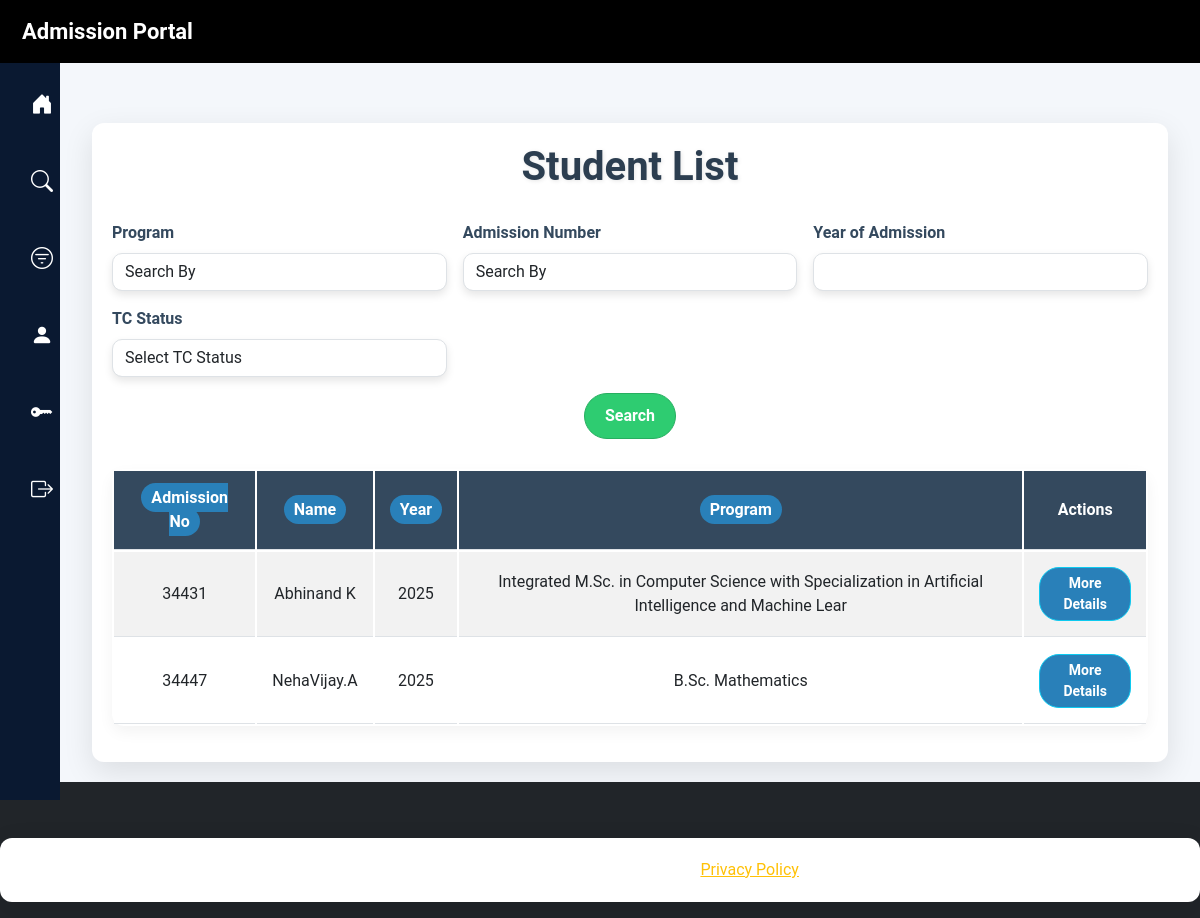
/students/, run on an earlier commit of the app's database.
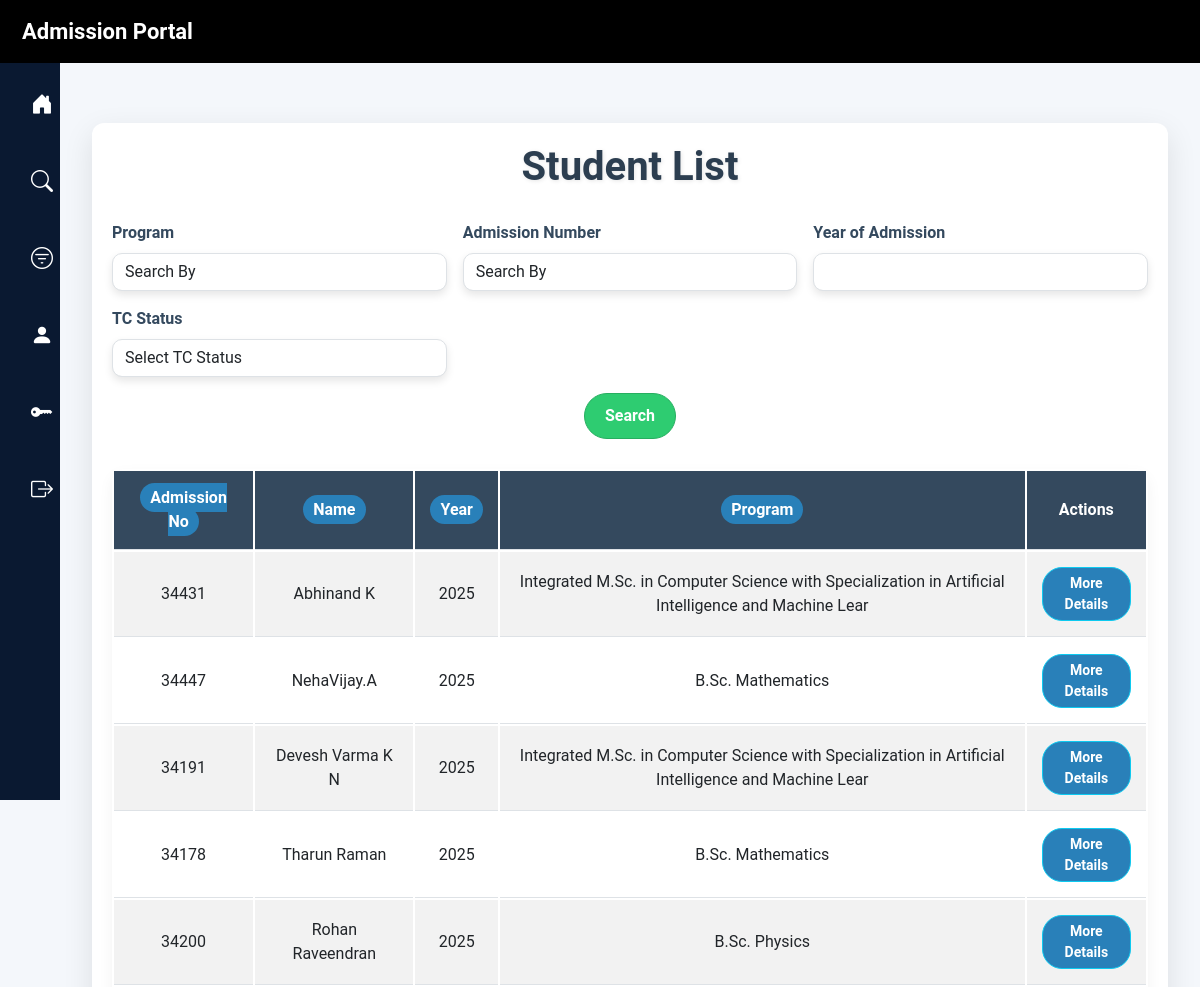
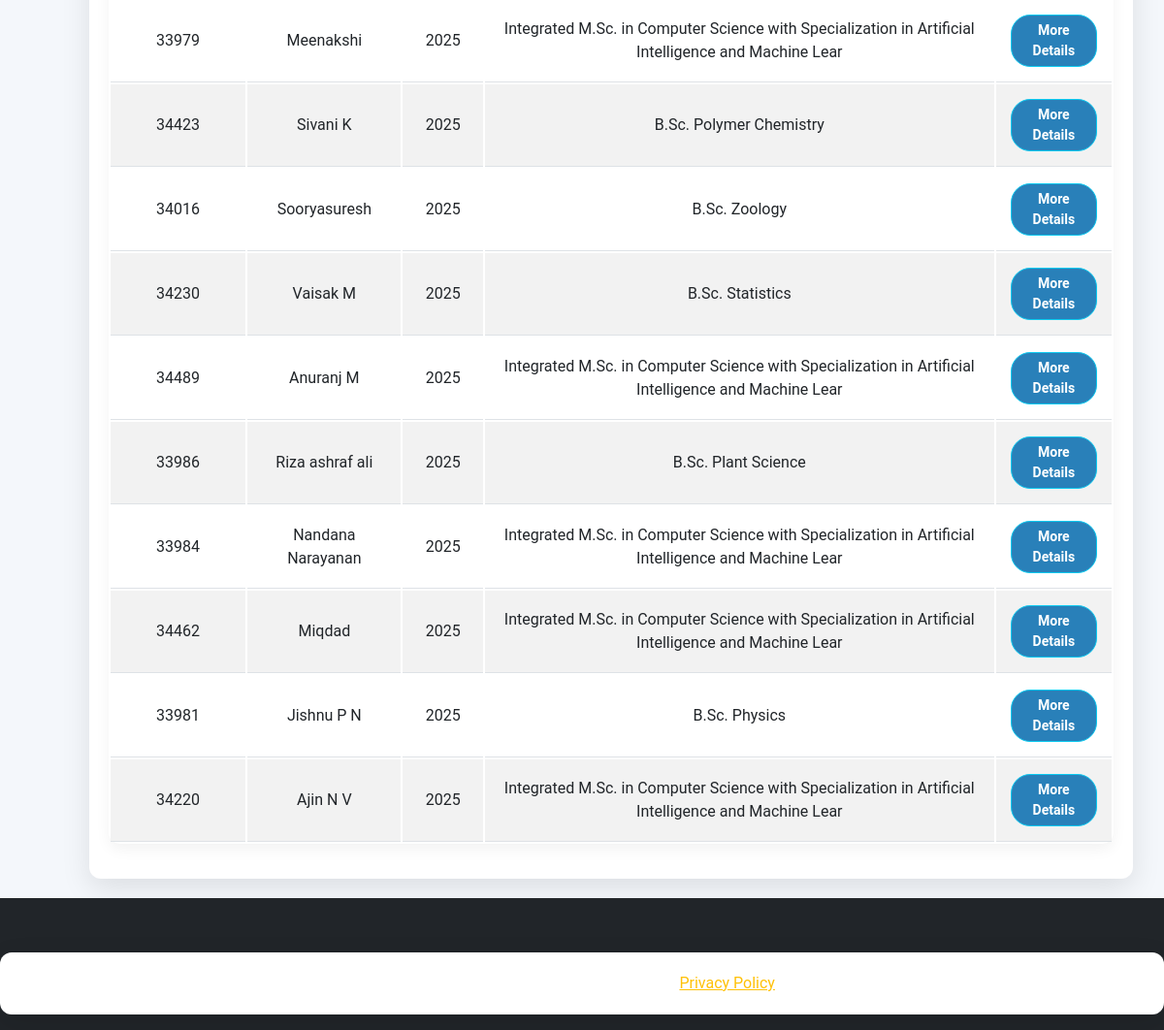
And on a later commit of the database (2 pictures, top to bottom).
### admission/models.py (models this page shows, shortened)
class Student(models.Model):
    user = models.OneToOneField(User, on_delete=models.CASCADE,null=True,default=None)
    stud_name = models.CharField(max_length=100)
    stud_adm_no = models.CharField(max_length=20, unique=True)
    stud_reg_no = models.CharField(max_length=20, unique=True, blank=True, null=True)
    stud_roll_no = models.CharField(max_length=20, unique=True, blank=True, null=True)
    aadhaar = models.CharField(max_length=12, unique=True)
    abc_id = models.CharField(max_length=50, blank=True, null=True)
    email = models.EmailField(unique=True)
    phone = models.CharField(max_length=15)
    dob = models.DateField()
    caste = models.ForeignKey(Caste, on_delete=models.SET_NULL, blank=True, null=True)  # Foreign Key to Caste
    religion = models.ForeignKey(Religion, on_delete=models.SET_NULL, blank=True, null=True)  # Foreign Key to Religion
    quota = models.ForeignKey(Quota, on_delete=models.SET_NULL, blank=True, null=True)
    category = models.ForeignKey(Category, on_delete=models.SET_NULL, blank=True, null=True)
    program= models.ForeignKey(Program, on_delete=models.SET_NULL, blank=True, null=True)  # Foreign Key to Quota# Foreign Key to Quota
    pathway= models.ForeignKey(Pathway, on_delete=models.SET_NULL, blank=True, null=True)  # Foreign Key to Quota# Foreign Key to Quota
    board=models.ForeignKey(Board, on_delete=models.SET_NULL, blank=True, null=True)
    normalized_mark = models.FloatField(default=0.0)
    parent_name = models.CharField(max_length=100)
    parent_mob = models.CharField(max_length=15)
    house_name = models.CharField(max_length=100)
    post = models.CharField(max_length=50)
    district = models.CharField(max_length=50)
    state = models.CharField(max_length=50)
    pincode = models.CharField(max_length=10)
    date_of_joining = models.DateField()
    income = models.DecimalField(max_digits=10, decimal_places=2, blank=True, null=True)
    egrantz = models.BooleanField(default=False)
    status = models.BooleanField(default=True)  # Active/Inactive
    gender = models.CharField(max_length=10, choices=[('Male', 'Male'), ('Female', 'Female'), ('Other', 'Other')])
    blood_group = models.CharField(max_length=5, choices=[('A+', 'A+'), ('A-', 'A-'), ('B+', 'B+'),('B-', 'B-') ,('O+', 'O+'),('O-', 'O-'), ('AB-', 'AB-'),('AB+', 'AB+')])
    language=models.CharField(max_length=10, choices=[('Malayalam', 'Malayalam'), ('Hindi', 'Hindi')] ,default='Malayalam')
    identification_mark = models.TextField(blank=True, null=True)
    year_of_admission = models.IntegerField(default=2025)

class Program(models.Model):
    program_name = models.CharField(max_length=100, unique=True)
    department = models.ForeignKey(Department, on_delete=models.SET_NULL, blank=True, null=True)  # ForeignKey to Department
    program_level = models.ForeignKey(ProgramLevel, on_delete=models.SET_NULL, blank=True, null=True)  # ForeignKey to ProgramLevel

### admission/views.py (the view)
# urls.py: path('students/', views.student_list, name='student_list'),
def student_list(request):
    students = Student.objects.all()
    programs = Program.objects.all()
    admission_numbers = Student.objects.values_list('stud_adm_no', flat=True).distinct()
    program_id = request.GET.get('program')
    stud_adm_no = request.GET.get('stud_adm_no')
    year_of_admission = request.GET.get('year_of_admission')
    tc_status = request.GET.get('tc_status')  # TC Status filter
    if program_id:
        students = students.filter(program_id=program_id)
    if stud_adm_no:
        students = students.filter(stud_adm_no=stud_adm_no)
    if year_of_admission:
        students = students.filter(year_of_admission=year_of_admission)
    if tc_status == "exclude":
        students = students.filter(status=True)  # Exclude students with status=True
    elif tc_status == "include":
        students = students.filter(status=False)  # Include only students with status=False
    return render(request, 'student_list.html', {
        'students': students,
        'programs': programs,
        'admission_numbers': admission_numbers,
    })

### admission/context_processors.py (called while the page is built)
def user_groups(request):
    is_office = request.user.groups.filter(name='office').exists()
    is_hod = request.user.groups.filter(name='hod').exists()
    is_superuser = request.user.is_superuser
    return {
        'is_office': is_office,
        'is_hod': is_hod,
        'is_superuser': is_superuser
    }

### AMS/admission/templates/student_list.html (shortened to what this page needs)
{% extends 'base.html' %}
{% block content %}
<div class="container">
    <h2>Student List</h2>
    <form method="GET" class="filter-form row g-3">
        <div class="col-md-4">
            <label class="form-label">Program</label>
            <select name="program" class="form-control">
                <option value="">Search By</option>
            </select>
        </div>
        <div class="col-md-4">
            <label class="form-label">Admission Number</label>
            <select name="stud_adm_no" class="form-control">
                <option value="">Search By</option>
            </select>
        </div>
        <div class="col-md-4">
            <label class="form-label">Year of Admission</label>
            <input type="number" name="year_of_admission" class="form-control" value="{{ request.GET.year_of_admission }}">
        </div>
        <div class="col-md-4">
            <label class="form-label">TC Status</label>
            <select name="tc_status" class="form-control">
                <option value="">Select TC Status</option>
            </select>
        </div>
        <div class="col-12 text-center mt-3">
            <button type="submit" class="btn btn-primary">Search</button>
        </div>
    </form>
    <table class="table table-striped">
        <thead>
            <tr>
                <th><a href="?sort_by=stud_adm_no">Admission No</a></th>
                <th><a href="?sort_by=stud_name">Name</a></th>
                <th><a href="?sort_by=year_of_admission">Year</a></th>
                <th><a href="?sort_by=program">Program</a></th>
                <th>Actions</th>
            </tr>
        </thead>
        <tbody>
            {% for student in students %}
            <tr>
                <td>{{ student.stud_adm_no }}</td>
                <td>{{ student.stud_name }}</td>
                <td>{{ student.year_of_admission }}</td>
                <td>{{ student.program.program_name }}</td>
                <td>
                    <a href="{% url 'student_detail' student.id %}" class="btn btn-info btn-sm">More Details</a>
                </td>
            </tr>
            {% empty %}
            <tr>
                <td colspan="5" class="text-center">No students found.</td>
            </tr>
            {% endfor %}
        </tbody>
    </table>
</div>
{% endblock %}

What changed in the data, as far as the page shows it:
added Student: stud_adm_no "34191", stud_name "Devesh Varma K N", year_of_admission "2025", program.program_name "Integrated M.Sc. in Computer Science with Specialization in Artificial Intelligence and Machine Lear"
added Student: stud_adm_no "34178", stud_name "Tharun Raman", year_of_admission "2025", program.program_name "B.Sc. Mathematics"
added Student: stud_adm_no "34200", stud_name "Rohan Raveendran", year_of_admission "2025", program.program_name "B.Sc. Physics"
added Student: stud_adm_no "33979", stud_name "Meenakshi", year_of_admission "2025", program.program_name "Integrated M.Sc. in Computer Science with Specialization in Artificial Intelligence and Machine Lear"
added Student: stud_adm_no "34423", stud_name "Sivani K", year_of_admission "2025", program.program_name "B.Sc. Polymer Chemistry"
added Student: stud_adm_no "34016", stud_name "Sooryasuresh", year_of_admission "2025", program.program_name "B.Sc. Zoology"
added Student: stud_adm_no "34230", stud_name "Vaisak M", year_of_admission "2025", program.program_name "B.Sc. Statistics"
added Student: stud_adm_no "34489", stud_name "Anuranj M", year_of_admission "2025", program.program_name "Integrated M.Sc. in Computer Science with Specialization in Artificial Intelligence and Machine Lear"
added Student: stud_adm_no "33986", stud_name "Riza ashraf ali", year_of_admission "2025", program.program_name "B.Sc. Plant Science"
added Student: stud_adm_no "33984", stud_name "Nandana Narayanan", year_of_admission "2025", program.program_name "Integrated M.Sc. in Computer Science with Specialization in Artificial Intelligence and Machine Lear"
added Student: stud_adm_no "34462", stud_name "Miqdad", year_of_admission "2025", program.program_name "Integrated M.Sc. in Computer Science with Specialization in Artificial Intelligence and Machine Lear"
added Student: stud_adm_no "33981", stud_name "Jishnu P N", year_of_admission "2025", program.program_name "B.Sc. Physics"
added Student: stud_adm_no "34220", stud_name "Ajin N V", year_of_admission "2025", program.program_name "Integrated M.Sc. in Computer Science with Specialization in Artificial Intelligence and Machine Lear"
